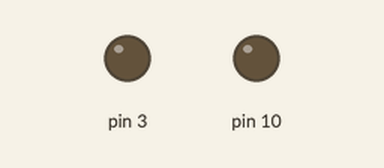
Recording of a sketch running on a simulated Arduino Uno, built with avr-gcc and run on an emulated ATmega328P. Parts: output pins drawn as LEDs (lit = HIGH).

Above: at 6.2 s.
At 7.8 s:
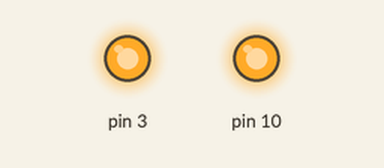
Timing chart, 0 to 9.2 s (numbered marks = the images above):
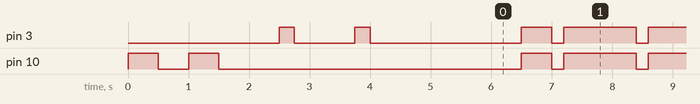

Measured:
- by itself, pin 3: goes LOW 1.0 s, HIGH 0.25 s, LOW 2.5 s, HIGH 0.50 s, 87 × (LOW 0.20 s, HIGH 1.2 s), LOW 0.20 s, then HIGH
- by itself, pin 10: goes LOW 0.50 s, HIGH 0.50 s, LOW 5.0 s, HIGH 0.50 s, 87 × (LOW 0.20 s, HIGH 1.2 s), LOW 0.20 s, then HIGH

The sketch:

3.25-Controlling_Digital_Output.ino
```cpp
/*

*/

void setup() {
     pinMode(10,OUTPUT);
    digitalWrite(10,HIGH);
    delay(500);
    digitalWrite(10,LOW);
    delay(500);
    digitalWrite(10,HIGH);
    delay(500);
    digitalWrite(10,LOW);
    delay(1000);
    pinMode(3,OUTPUT);
    digitalWrite(3,HIGH);
    delay(250);
    digitalWrite(3,LOW);
    delay(1000);
    digitalWrite(3,HIGH);
    delay(250);
    digitalWrite(3,LOW);
    delay(2000);
}

void loop() {
    pinMode(3,OUTPUT);
    pinMode(10,OUTPUT);
    delay(500);
    digitalWrite(3,OUTPUT);
    digitalWrite(10,OUTPUT);
    delay(500);
    digitalWrite(3,LOW);
    digitalWrite(10,LOW);
    delay(200);
    digitalWrite(3,OUTPUT);
    digitalWrite(10,OUTPUT);
    delay(200);
}
```
